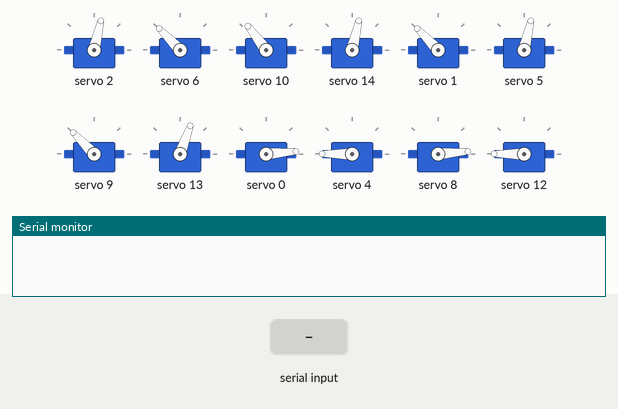
This sketch was run on a simulated Arduino Uno, built with avr-gcc and run on an emulated ATmega328P. On the bench: 12 × servo, the last lines printed to the serial monitor. Inputs (shaded band) come from the test bench.

Above: at 4.2 s.
4.3 s: "6" received over Serial
At 6.9 s:
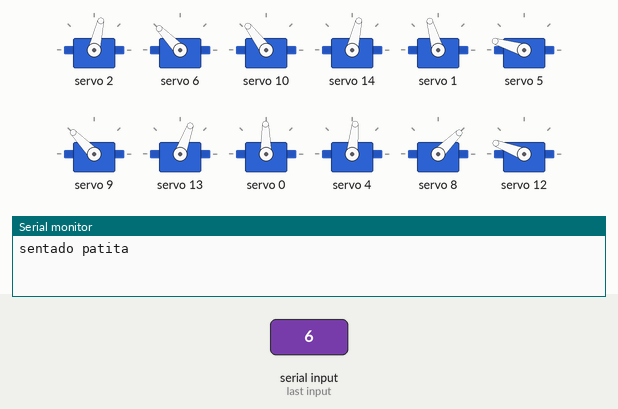
7.3 s: "2" received over Serial
At 8.6 s:
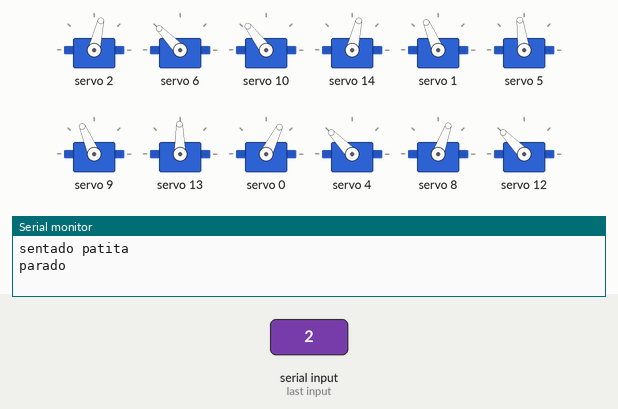
9.0 s: "3" received over Serial
At 9.8 s:
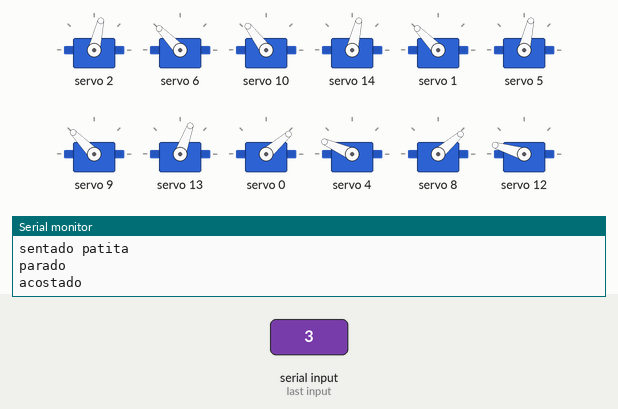
10.5 s: "5" received over Serial
At 10.9 s:
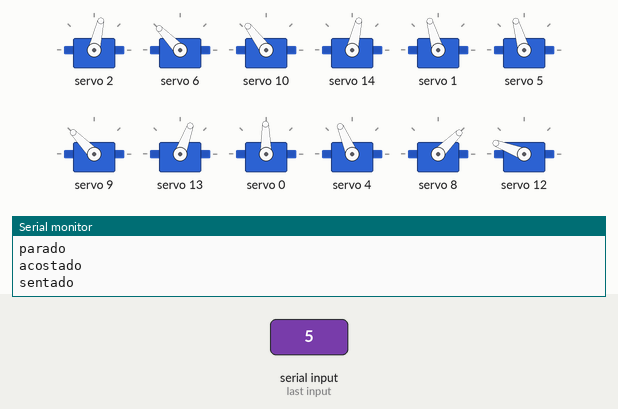
12.0 s: "7" received over Serial
At 12.7 s:
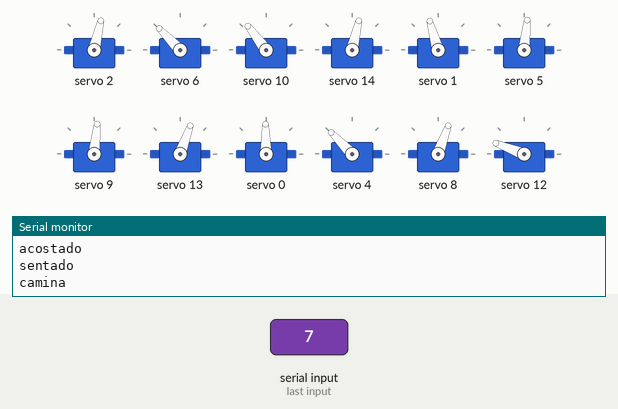
13.5 s: "1" received over Serial
At 14.74 s:
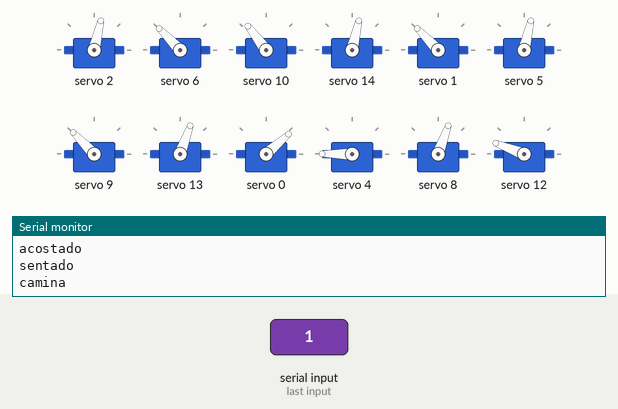
Timing chart, 0 to 17.5 s (numbered marks = the images above; inputs shaded):
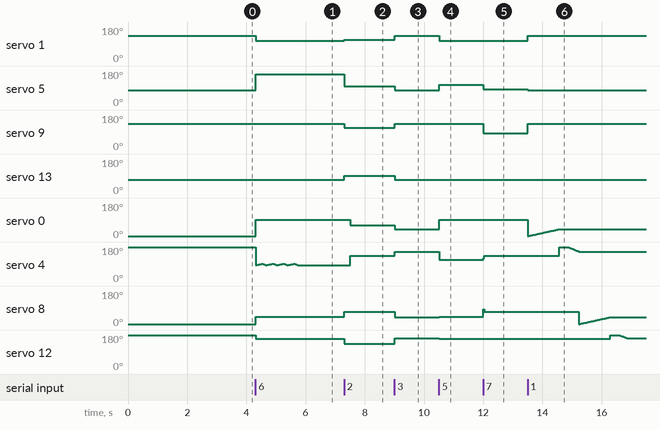

The sketch:

servo_p.ino
```cpp
#include "Wire.h"
#include "Adafruit_PWMServoDriver.h"
Adafruit_PWMServoDriver pwm = Adafruit_PWMServoDriver(0x40);

#define MIN_PULSE_WIDTH 600
#define MAX_PULSE_WIDTH 2600
#define FREQUENCY 50


void setup() {
  pwm.begin();
  pwm.setPWMFreq(FREQUENCY);
  Serial.begin(9600);
  zero();
  delay(3000);
}

int pulseWidth(int angle) {
  int pulse_wide, analog_value;
  pulse_wide = map(angle, 0, 270, MIN_PULSE_WIDTH, MAX_PULSE_WIDTH);
  analog_value = int(float(pulse_wide) / 1000000 * FREQUENCY * 4096);
  return analog_value;
}

void loop() {
  if (Serial.available()){
    char data = Serial.read();
    if ( data == '0') {
      Serial.println("zero");
      zero();
    }
    else if (data == '1'){
      zero_up();
      Serial.println("zero up");

    }
    else if (data == '2'){
      parado();
      Serial.println("parado");
    }
    else if (data == '3'){
      acostado();
      Serial.println("acostado");
    }
    else if (data == '4'){
      zero_down();
      Serial.println("zero down");
    }
    else if (data == '5'){
      sentado();
      Serial.println("sentado");
    }
    else if (data == '6'){
      sentado_patita();
      Serial.println("sentado patita");
    }
    else if (data == '7'){
      caminar();
      Serial.println("camina");
    }
    /*
    zero_up();
    delay(2000);
    parado();
    delay(3000);
    sentado();
    delay(2000);
    sentado_patita();
    delay(2000);
    sentado();
    delay(2000);
    parado();
    delay(2000);
    acostado();
    delay(2000);
    zero_down();
    delay(3000);*/
  }
  //delay(5000);
  //parado();
  //pwm.setPWM(0, 0, pulseWidth(0));
  //delay(20);
}
//Minimos

// UP
//
//FDER 270 -- 180
//FIZQ 0 -- 90
//ADER  0 -- 90
//AIZQ  270 -- 180


//-------------
// Mid

//FDER 0 -- 90 Inicial
//FIZQ 270 -- 180 Inicial
//ADER 0 -- 90 Inicial
//AIZQ 270 -- 180 Inicial


//-------------------
// Down
//FIZQ 0
//FDER 270
//AIZQ 0
//ADER 270
void parado(){
  //Parado
  //Up
  pwm.setPWM(2, 0, pulseWidth(100)); //FIZQ
  pwm.setPWM(6, 0, pulseWidth(180)); //FDER
  pwm.setPWM(10, 0, pulseWidth(170)); //AIZQ
  pwm.setPWM(14, 0, pulseWidth(100)); //ADER

  ///////////////MID
  pwm.setPWM(9, 0, pulseWidth(150)); //AIZQ
  pwm.setPWM(13, 0, pulseWidth(120)); //ADER
  pwm.setPWM(1, 0, pulseWidth(150)); //FIZQ
  pwm.setPWM(5, 0, pulseWidth(130)); //FDER


  ////////////DOWN
  pwm.setPWM(8, 0, pulseWidth(90)); //AIZQ
  pwm.setPWM(12, 0, pulseWidth(180)); //ADER
  delay(200);
  pwm.setPWM(0, 0, pulseWidth(80)); //FIZQ
  pwm.setPWM(4, 0, pulseWidth(180)); //FDER
}

void sentado(){
  //Parado
  //Up
  pwm.setPWM(2, 0, pulseWidth(100)); //FIZQ
  pwm.setPWM(6, 0, pulseWidth(180)); //FDER
  pwm.setPWM(10, 0, pulseWidth(170)); //AIZQ
  pwm.setPWM(14, 0, pulseWidth(100)); //ADER

  ///////////////MID
  pwm.setPWM(1, 0, pulseWidth(140)); //FIZQ
  pwm.setPWM(5, 0, pulseWidth(140)); //FDER
  pwm.setPWM(9, 0, pulseWidth(180)); //AIZQ
  pwm.setPWM(13, 0, pulseWidth(90)); //ADER
  ////////////DOWN
  pwm.setPWM(0, 0, pulseWidth(120)); //FIZQ
  pwm.setPWM(4, 0, pulseWidth(150)); //FDER
  pwm.setPWM(8, 0, pulseWidth(55)); //AIZQ
  pwm.setPWM(12, 0, pulseWidth(215)); //ADER
}

void acostado(){
  //Acostado
  //UP
  pwm.setPWM(2, 0, pulseWidth(100)); //FIZQ
  pwm.setPWM(6, 0, pulseWidth(180)); //FDER
  pwm.setPWM(10, 0, pulseWidth(170)); //AIZQ
  pwm.setPWM(14, 0, pulseWidth(100)); //ADER

  ///////////////MID
  pwm.setPWM(1, 0, pulseWidth(180)); //FIZQ
  pwm.setPWM(5, 0, pulseWidth(100)); //FDER
  pwm.setPWM(9, 0, pulseWidth(180)); //AIZQ
  pwm.setPWM(13, 0, pulseWidth(90)); //ADER
  ////////////DOWN

  pwm.setPWM(0, 0, pulseWidth(50)); //FIZQ
  pwm.setPWM(4, 0, pulseWidth(210)); //FDER
  pwm.setPWM(8, 0, pulseWidth(50)); //AIZQ
  pwm.setPWM(12, 0, pulseWidth(220)); //ADER


}

void zero_up(){
  pwm.setPWM(2, 0, pulseWidth(100)); //FIZQ
  pwm.setPWM(6, 0, pulseWidth(180)); //FDER
  pwm.setPWM(10, 0, pulseWidth(170)); //AIZQ
  pwm.setPWM(14, 0, pulseWidth(100)); //ADER

  ///////////////MID
  pwm.setPWM(1, 0, pulseWidth(180)); //FIZQ
  pwm.setPWM(5, 0, pulseWidth(100)); //FDER
  pwm.setPWM(9, 0, pulseWidth(180)); //AIZQ
  pwm.setPWM(13, 0, pulseWidth(90)); //ADER
  ////////////DOWN
  up(0,0,50); //FIZQ
  down(4,270,210); //FDER
  up(8,0,50); //AIZQ
  down(12,270,220); //ADER
}

void zero_down(){
  pwm.setPWM(2, 0, pulseWidth(100)); //FIZQ
  pwm.setPWM(6, 0, pulseWidth(180)); //FDER
  pwm.setPWM(10, 0, pulseWidth(170)); //AIZQ
  pwm.setPWM(14, 0, pulseWidth(100)); //ADER

  ///////////////MID
  pwm.setPWM(1, 0, pulseWidth(180)); //FIZQ
  pwm.setPWM(5, 0, pulseWidth(100)); //FDER
  pwm.setPWM(9, 0, pulseWidth(180)); //AIZQ
  pwm.setPWM(13, 0, pulseWidth(90)); //ADER
  ////////////DOWN
  down(8,50,0); //AIZQ
  up(12,220,270); //ADER
  down(0,50,0); //FIZQ
  up(4,210,270); //FDER

}

void zero(){
  pwm.setPWM(2, 0, pulseWidth(100)); //FIZQ
  pwm.setPWM(6, 0, pulseWidth(180)); //FDER
  pwm.setPWM(10, 0, pulseWidth(170)); //AIZQ
  pwm.setPWM(14, 0, pulseWidth(100)); //ADER

  ///////////////MID
  pwm.setPWM(1, 0, pulseWidth(180)); //FIZQ
  pwm.setPWM(5, 0, pulseWidth(100)); //FDER
  pwm.setPWM(9, 0, pulseWidth(180)); //AIZQ
  pwm.setPWM(13, 0, pulseWidth(90)); //ADER
  ////////////DOWN
  pwm.setPWM(0, 0, pulseWidth(0)); //FIZQ
  pwm.setPWM(4, 0, pulseWidth(270)); //FDER
  pwm.setPWM(8, 0, pulseWidth(0)); //AIZQ
  pwm.setPWM(12, 0, pulseWidth(270)); //ADER
}

void sentado_patita(){
  //Parado
  //Up
  pwm.setPWM(2, 0, pulseWidth(100)); //FIZQ
  pwm.setPWM(6, 0, pulseWidth(180)); //FDER
  pwm.setPWM(10, 0, pulseWidth(170)); //AIZQ
  pwm.setPWM(14, 0, pulseWidth(100)); //ADER

  ///////////////MID
  pwm.setPWM(1, 0, pulseWidth(140)); //FIZQ
  pwm.setPWM(5, 0, pulseWidth(220)); //FDER
  pwm.setPWM(9, 0, pulseWidth(180)); //AIZQ
  pwm.setPWM(13, 0, pulseWidth(90)); //ADER
  ////////////DOWN
  pwm.setPWM(0, 0, pulseWidth(120)); //FIZQ
  pwm.setPWM(4, 0, pulseWidth(110)); //FDER
  pwm.setPWM(8, 0, pulseWidth(55)); //AIZQ
  pwm.setPWM(12, 0, pulseWidth(215)); //ADER

  for (int i =0;i<4;i++){
    up(4,110, 120);
    delay(10);
    down(4,120,110);
  }
}

void caminar(){
  //Parado
  //Up
  pwm.setPWM(2, 0, pulseWidth(100)); //FIZQ
  pwm.setPWM(6, 0, pulseWidth(180)); //FDER
  pwm.setPWM(10, 0, pulseWidth(170)); //AIZQ

  pwm.setPWM(14, 0, pulseWidth(100)); //ADER

  ///////////////MID
  /*
  pwm.setPWM(9, 0, pulseWidth(150)); //AIZQ
  pwm.setPWM(13, 0, pulseWidth(120)); //ADER
  pwm.setPWM(1, 0, pulseWidth(150)); //FIZQ
  pwm.setPWM(5, 0, pulseWidth(130)); //FDER*/

  pwm.setPWM(5,0,pulseWidth(110)); //FDER MID
  pwm.setPWM(9,0,pulseWidth(110)); //AIZQ MID
  pwm.setPWM(4,0,pulseWidth(160)); //FDER DOWN
  pwm.setPWM(8,0,pulseWidth(110)); //AIZQ DOWN
  delay(20);
  pwm.setPWM(4,0,pulseWidth(180)); //FDER DOWN
  pwm.setPWM(8,0,pulseWidth(90)); //AIZQ DOWN


  ////////////DOWN
  /*
  pwm.setPWM(8, 0, pulseWidth(90)); //AIZQ
  pwm.setPWM(12, 0, pulseWidth(180)); //ADER
  delay(200);
  pwm.setPWM(0, 0, pulseWidth(80)); //FIZQ
  pwm.setPWM(4, 0, pulseWidth(180)); //FDER*/
}

//-------------
// Mid

//FDER 0 -- 90 Inicial
//FIZQ 270 -- 180 Inicial
//ADER 0 -- 90 Inicial
//AIZQ 270 -- 180 Inicial


//-------------------
// Down
//FIZQ 0
//FDER 270
//AIZQ 0
//ADER 270

void up(int canal, int angle_0, int angle_1){
  int aj;
  if (angle_0 < angle_1){
    for (int ang = angle_0; ang <= angle_1; ang++) {
    pwm.setPWM(canal, 0, pulseWidth(ang));
    delay(20);
    }
  }
}

void down(int canal, int angle_0, int angle_1){
  if (angle_0>angle_1){
    for (int ang = angle_0; ang >= angle_1; ang--) {
    pwm.setPWM(canal, 0, pulseWidth(ang));
    delay(10);
    }
  }
}
```

Measured:
- after the input at 4.3 s, servo 1: 134° → 106° at once; servo 5: 77° → 163° at once
- after the input at 7.3 s, servo 1: 106° → 113° at once; servo 5: 163° → 98° at once; servo 9: 134° → 113° at once; servo 13: 70° → 91° at once; servo 0: 91° → 63° after 0.21 s
- after the input at 9.0 s, servo 1, servo 9: 113° → 134° at once; servo 5: 98° → 77° at once; servo 13: 91° → 70° at once; servo 0: 63° → 41° at once; servo 4: 134° → 156° at once
- after the input at 10.5 s, servo 1: 134° → 106° at once; servo 5: 77° → 106° at once; servo 0: 41° → 91° at once; servo 4: 156° → 113° at once; servo 8: 41° → 45° at once
- after the input at 12.0 s, servo 5: 106° → 84° at once; servo 9: 134° → 84° at once; servo 4: 113° → 134° at once; servo 8: 45° → 70° at once
- after the input at 13.5 s, servo 1: 106° → 134° at once; servo 5: 84° → 77° at once; servo 9: 84° → 134° at once
